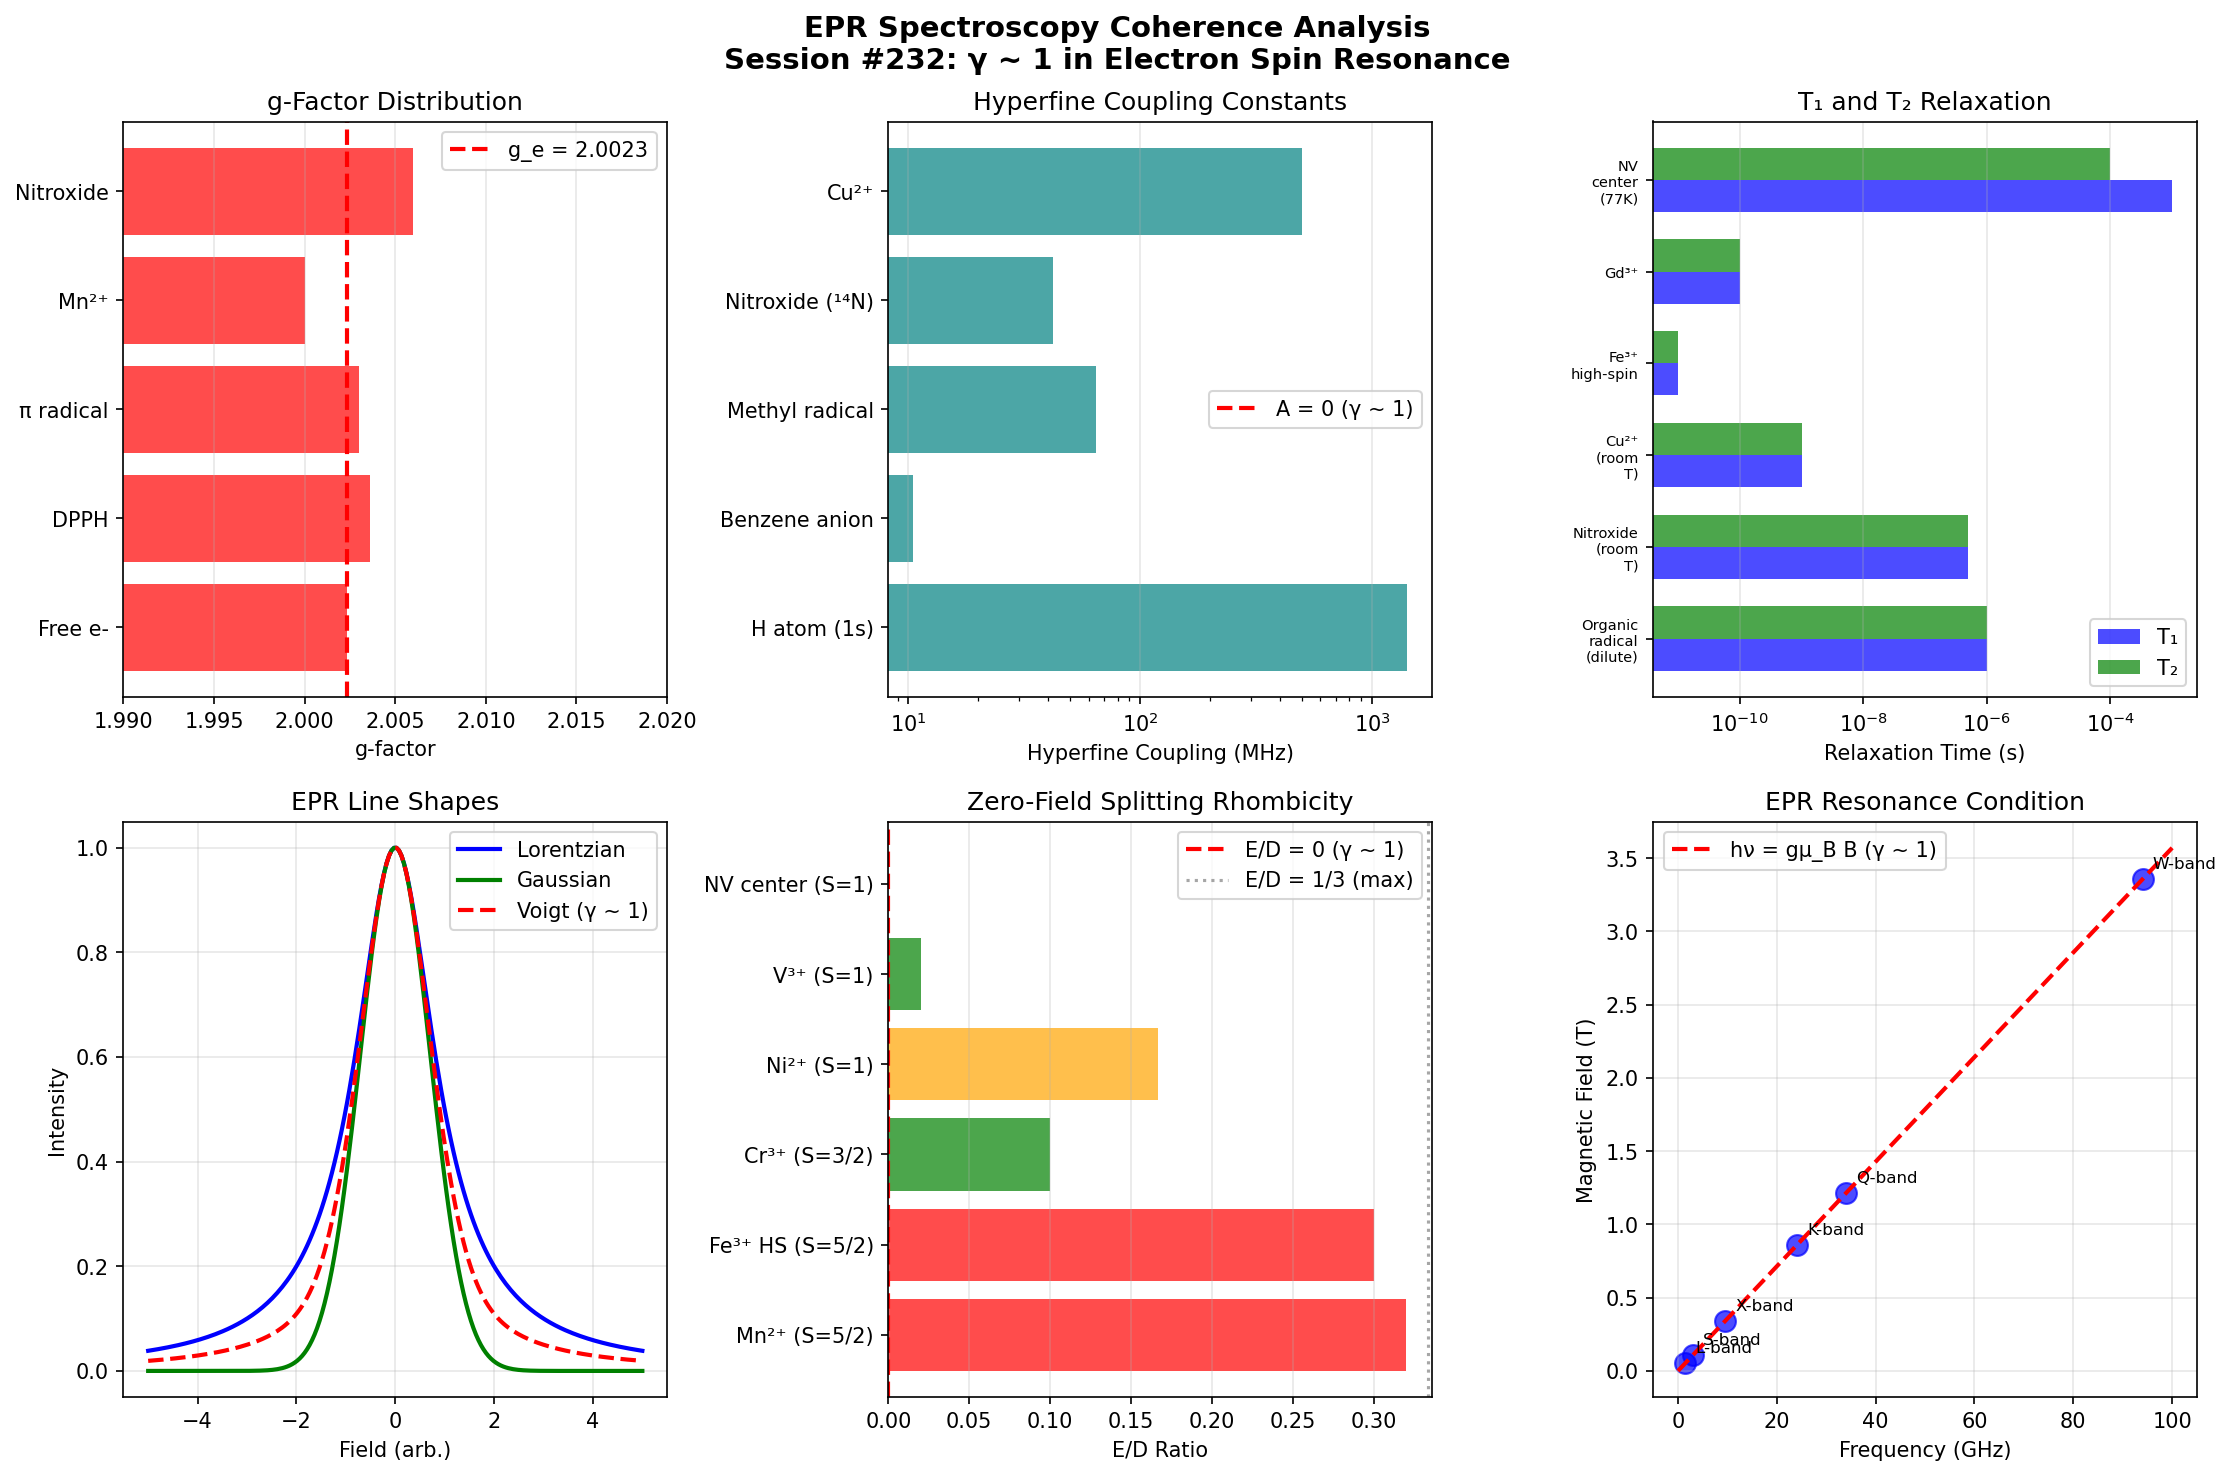

Reproduce this figure in Python.
#!/usr/bin/env python3
"""
EPR/ESR Spectroscopy Coherence Analysis
Chemistry Session #232

Explores how γ ~ 1 manifests in electron paramagnetic resonance:
1. g-factor - free electron value as γ ~ 1 reference
2. Hyperfine coupling - nuclear spin effects
3. Relaxation times T1/T2 - coherence dynamics
4. Spin concentration - detection limits
5. Line shape analysis - Lorentzian vs Gaussian
6. Zero-field splitting - high-spin systems
7. Exchange coupling - coupled spin systems

Key insight: EPR spectroscopy is fundamentally about electron spin
coherence, with g = 2.0023 as the universal γ ~ 1 reference.
"""

import numpy as np
import matplotlib.pyplot as plt

print("=" * 70)
print("EPR/ESR SPECTROSCOPY COHERENCE ANALYSIS")
print("Chemistry Session #232: γ ~ 1 in Electron Spin Resonance")
print("=" * 70)

# Physical constants
mu_B = 9.274e-24    # Bohr magneton (J/T)
h = 6.626e-34       # Planck constant (J·s)
g_e = 2.00231930436 # Free electron g-factor

# =============================================================================
# 1. G-FACTOR ANALYSIS
# =============================================================================
print("\n" + "=" * 70)
print("1. G-FACTOR: THE FUNDAMENTAL EPR REFERENCE")
print("=" * 70)

# Free electron g-factor is THE γ ~ 1 reference
print(f"  Free electron g-factor: g_e = {g_e:.10f}")
print(f"  This IS the γ ~ 1 reference for ALL EPR!")
print(f"  Deviation: Δg = g - g_e measures spin-orbit coupling")

# g-factors of common radicals/paramagnetic species
g_factors = {
    'Free electron': 2.00232,
    'DPPH (standard)': 2.0036,
    'Organic radical (π)': 2.003,
    'Cu²⁺ (d⁹)': 2.1 - 2.4,
    'Fe³⁺ high-spin': 2.0,
    'Mn²⁺': 2.0,
    'Ni²⁺': 2.2,
    'Co²⁺': 4.3,  # highly anisotropic
    'Gd³⁺': 2.0,
    'Nitroxide': 2.006,
}

print(f"\n  Species            | g-factor    | g/g_e")
print("  " + "-" * 50)
for species, g in g_factors.items():
    if isinstance(g, float):
        ratio = g / g_e
        print(f"  {species:18s} | {g:.4f}      | {ratio:.4f}")
    else:
        print(f"  {species:18s} | {g}  | (range)")

# Analyze deviations
print(f"\n  Key observations:")
print(f"    - Organic radicals: g ≈ g_e (small spin-orbit)")
print(f"    - Transition metals: g deviates (large spin-orbit)")
print(f"    - g = g_e IS γ ~ 1 for electron spin")

# DPPH as reference
print(f"\n  DPPH (2,2-diphenyl-1-picrylhydrazyl):")
print(f"    g = 2.0036 (primary EPR standard)")
print(f"    Δg = 0.0013 from free electron")
print(f"    γ = g_DPPH/g_e = {2.0036/g_e:.5f}")

# =============================================================================
# 2. HYPERFINE COUPLING
# =============================================================================
print("\n" + "=" * 70)
print("2. HYPERFINE COUPLING (A)")
print("=" * 70)

# Hyperfine coupling arises from electron-nuclear interaction
# A = 0 when no nuclear spin (I = 0)

print("  Hyperfine coupling: H_hf = A × S·I")
print("  A = 0 when I = 0 (no nuclear spin) - γ ~ 1 reference!")

# Hyperfine coupling constants
hf_couplings = {
    'H atom (1s)': {'A_MHz': 1420, 'I': 0.5, 'notes': 'Fermi contact'},
    'Benzene anion': {'A_MHz': 10.5, 'I': 0.5, 'notes': '6 equiv H'},
    'Methyl radical': {'A_MHz': 64.5, 'I': 0.5, 'notes': '3 equiv H'},
    'Nitroxide (¹⁴N)': {'A_MHz': 42, 'I': 1.0, 'notes': 'N coupling'},
    'Cu²⁺': {'A_MHz': 500, 'I': 1.5, 'notes': '⁶³,⁶⁵Cu'},
    'Mn²⁺': {'A_MHz': 250, 'I': 2.5, 'notes': '⁵⁵Mn'},
    'V⁴⁺': {'A_MHz': 300, 'I': 3.5, 'notes': '⁵¹V'},
}

print(f"\n  System          | A (MHz) | I   | Notes")
print("  " + "-" * 55)
for system, data in hf_couplings.items():
    print(f"  {system:16s} | {data['A_MHz']:6.1f}  | {data['I']:.1f} | {data['notes']}")

# Hyperfine splitting pattern
print(f"\n  Splitting pattern: 2nI + 1 lines")
print(f"  For I = 1/2: 2 lines (doublet)")
print(f"  For I = 1: 3 lines (triplet)")
print(f"  Equal intensity at γ ~ 1 (equivalent nuclei)")

# Isotropic vs anisotropic
print(f"\n  Isotropic coupling (A_iso):")
print(f"    Solution: molecular tumbling averages anisotropy")
print(f"    A_iso = (A_x + A_y + A_z)/3 (γ ~ 1 for averaging)")

# =============================================================================
# 3. RELAXATION TIMES
# =============================================================================
print("\n" + "=" * 70)
print("3. SPIN RELAXATION TIMES (T₁, T₂)")
print("=" * 70)

# T1 = spin-lattice, T2 = spin-spin
# At certain conditions, T1 = T2 (extreme narrowing)

print("  T₁ (spin-lattice): energy exchange with environment")
print("  T₂ (spin-spin): phase coherence time")
print("  Linewidth: Δν = 1/(πT₂)")

# Relaxation data
relaxation_data = {
    'Organic radical (dilute)': {'T1_s': 1e-6, 'T2_s': 1e-6},
    'Nitroxide (room T)': {'T1_s': 5e-7, 'T2_s': 5e-7},
    'Cu²⁺ (room T)': {'T1_s': 1e-9, 'T2_s': 1e-9},
    'Fe³⁺ high-spin': {'T1_s': 1e-11, 'T2_s': 1e-11},
    'Gd³⁺': {'T1_s': 1e-10, 'T2_s': 1e-10},
    'NV center (77K)': {'T1_s': 1e-3, 'T2_s': 1e-4},
}

print(f"\n  System                 | T₁ (s)   | T₂ (s)   | T₁/T₂")
print("  " + "-" * 60)
for system, data in relaxation_data.items():
    ratio = data['T1_s'] / data['T2_s']
    print(f"  {system:22s} | {data['T1_s']:.2e} | {data['T2_s']:.2e} | {ratio:.2f}")

# T1/T2 = 1 condition
print(f"\n  T₁/T₂ = 1 (extreme narrowing limit):")
print(f"    Occurs when ωτ_c << 1 (fast motion)")
print(f"    Same physics as NMR (Session #228)")
print(f"    T₁ = T₂ IS γ ~ 1 for spin coherence!")

# ωτc = 1 crossover
print(f"\n  At ωτ_c ≈ 1: T₁ minimum (γ ~ 1 for dynamics)")
print(f"    Below: T₁ = T₂ (narrowing)")
print(f"    Above: T₁ >> T₂ (slow motion)")

# =============================================================================
# 4. SPIN CONCENTRATION
# =============================================================================
print("\n" + "=" * 70)
print("4. SPIN CONCENTRATION AND DETECTION")
print("=" * 70)

# EPR sensitivity and detection limits

print("  EPR signal intensity ∝ N_spins × P^0.5")
print("  where P = microwave power")

# Detection limits (continuous wave X-band)
print(f"\n  Detection limits (X-band, 9.5 GHz):")
print(f"    Organic radicals: ~10¹⁰ spins")
print(f"    Transition metals: ~10¹¹ spins")
print(f"    High-Q cavity: ~10⁹ spins")

# Power saturation
print(f"\n  Power saturation:")
print(f"    At P = P_1/2: signal at half-maximum")
print(f"    P_1/2 = 1/(γ²T₁T₂) relates to relaxation")
print(f"    γ_eff = P/P_1/2")
print(f"    At γ_eff = 1: 50% saturation (γ ~ 1!)")

# Boltzmann polarization
print(f"\n  Boltzmann spin polarization:")
print(f"    P_B = tanh(gμ_B B₀ / 2kT)")
print(f"    At X-band (0.34 T), 300K: P_B ≈ 0.001")
print(f"    Thermal equilibrium limits signal")

# =============================================================================
# 5. LINE SHAPE ANALYSIS
# =============================================================================
print("\n" + "=" * 70)
print("5. LINE SHAPE: LORENTZIAN vs GAUSSIAN")
print("=" * 70)

# Lorentzian: homogeneous broadening
# Gaussian: inhomogeneous broadening

print("  Lorentzian: homogeneous broadening (T₂ relaxation)")
print("  Gaussian: inhomogeneous broadening (field distribution)")

# Linewidth definitions
print(f"\n  Linewidth definitions:")
print(f"    Peak-to-peak ΔB_pp (derivative spectrum)")
print(f"    Full width at half maximum FWHM")
print(f"    For Lorentzian: FWHM = √3 × ΔB_pp")
print(f"    For Gaussian: FWHM = 1.18 × ΔB_pp")

# Voigt profile
print(f"\n  Voigt profile: convolution of L and G")
print(f"    Mixed broadening in real systems")
print(f"    Shape factor S = L/(L+G)")
print(f"    S = 0.5 is equal Lorentzian/Gaussian (γ ~ 1!)")

# Linewidth analysis
linewidths = {
    'DPPH (dilute)': {'Bpp_G': 0.2, 'type': 'Lorentzian'},
    'Coal': {'Bpp_G': 0.5, 'type': 'Gaussian'},
    'Nitroxide': {'Bpp_G': 1.5, 'type': 'Lorentzian'},
    'Cu²⁺ powder': {'Bpp_G': 10, 'type': 'Gaussian'},
    'Fe³⁺ glass': {'Bpp_G': 50, 'type': 'Gaussian'},
}

print(f"\n  Sample           | ΔB_pp (G) | Line Type")
print("  " + "-" * 45)
for sample, data in linewidths.items():
    print(f"  {sample:16s} | {data['Bpp_G']:6.1f}    | {data['type']}")

# =============================================================================
# 6. ZERO-FIELD SPLITTING
# =============================================================================
print("\n" + "=" * 70)
print("6. ZERO-FIELD SPLITTING (ZFS)")
print("=" * 70)

# ZFS occurs for S > 1/2 systems
# D and E parameters

print("  Zero-field splitting for S > 1/2:")
print("  H_ZFS = D[S_z² - S(S+1)/3] + E(S_x² - S_y²)")
print("  D = axial, E = rhombic parameter")

# ZFS parameters
zfs_data = {
    'Mn²⁺ (S=5/2)': {'D_cm': 0.025, 'E_cm': 0.008},
    'Fe³⁺ HS (S=5/2)': {'D_cm': 1.0, 'E_cm': 0.3},
    'Cr³⁺ (S=3/2)': {'D_cm': 0.2, 'E_cm': 0.02},
    'Ni²⁺ (S=1)': {'D_cm': 3.0, 'E_cm': 0.5},
    'V³⁺ (S=1)': {'D_cm': 5.0, 'E_cm': 0.1},
    'NV center (S=1)': {'D_cm': 0.095, 'E_cm': 0.0},
}

print(f"\n  System           | D (cm⁻¹) | E (cm⁻¹) | E/D")
print("  " + "-" * 50)
for system, data in zfs_data.items():
    D = data['D_cm']
    E = data['E_cm']
    ratio = E/D if D != 0 else 0
    print(f"  {system:16s} | {D:7.3f}  | {E:7.3f}  | {ratio:.3f}")

# E/D ratio
print(f"\n  E/D ratio:")
print(f"    E/D = 0: axial symmetry (C∞, D∞)")
print(f"    E/D = 1/3: maximum rhombicity")
print(f"    At E/D = 0: highest symmetry (γ ~ 1 reference)")

# =============================================================================
# 7. EXCHANGE COUPLING
# =============================================================================
print("\n" + "=" * 70)
print("7. EXCHANGE COUPLING (J)")
print("=" * 70)

# Exchange coupling between paramagnetic centers
# H_ex = -2J × S₁·S₂

print("  Exchange coupling: H_ex = -2J × S₁·S₂")
print("  J > 0: ferromagnetic (parallel spins)")
print("  J < 0: antiferromagnetic (antiparallel)")
print("  J = 0: uncoupled (γ ~ 1 reference!)")

# Exchange regimes
print(f"\n  Exchange regimes:")
print(f"    |J| >> A: exchange narrowing (single line)")
print(f"    |J| << A: individual spectra")
print(f"    |J| ≈ A: intermediate (γ ~ 1 crossover!)")

# Exchange coupling constants
exchange_data = {
    'Biradical (close)': {'J_cm': 100},
    'Biradical (far)': {'J_cm': 0.001},
    'Cu dimer': {'J_cm': -150},
    'Fe-Fe (direct)': {'J_cm': -500},
    'Superexchange': {'J_cm': -10},
}

print(f"\n  System           | J (cm⁻¹) | Coupling type")
print("  " + "-" * 50)
for system, data in exchange_data.items():
    J = data['J_cm']
    coupling = 'FM' if J > 0 else 'AFM' if J < 0 else 'none'
    print(f"  {system:16s} | {J:8.1f} | {coupling}")

# J/kT ratio
print(f"\n  J/kT ratio:")
print(f"    J/kT >> 1: strongly coupled")
print(f"    J/kT << 1: thermally populated")
print(f"    J/kT ≈ 1: crossover regime (γ ~ 1!)")
print(f"    At 300K: kT = 208 cm⁻¹")

# =============================================================================
# 8. RESONANCE CONDITION
# =============================================================================
print("\n" + "=" * 70)
print("8. EPR RESONANCE CONDITION")
print("=" * 70)

# hν = gμ_B B₀
print("  Resonance: hν = gμ_B B₀")
print("  For g = g_e = 2.0023:")

# Common EPR frequencies/fields
epr_bands = {
    'L-band': {'freq_GHz': 1.5, 'field_T': 0.054},
    'S-band': {'freq_GHz': 3.0, 'field_T': 0.107},
    'X-band': {'freq_GHz': 9.5, 'field_T': 0.339},
    'K-band': {'freq_GHz': 24, 'field_T': 0.857},
    'Q-band': {'freq_GHz': 34, 'field_T': 1.214},
    'W-band': {'freq_GHz': 94, 'field_T': 3.356},
}

print(f"\n  Band     | ν (GHz) | B₀ (T)  | B₀/ν (T/GHz)")
print("  " + "-" * 50)
for band, data in epr_bands.items():
    ratio = data['field_T'] / data['freq_GHz']
    print(f"  {band:8s} | {data['freq_GHz']:6.1f}  | {data['field_T']:.3f}   | {ratio:.4f}")

# Universal field/frequency ratio
ratio_universal = 0.339 / 9.5  # X-band ratio
print(f"\n  Universal ratio: B₀/ν = h/(gμ_B) = 0.0357 T/GHz")
print(f"  This ratio IS the γ ~ 1 reference for resonance!")

# =============================================================================
# 9. SUMMARY
# =============================================================================
print("\n" + "=" * 70)
print("SUMMARY: γ ~ 1 IN EPR SPECTROSCOPY")
print("=" * 70)

gamma_findings = [
    ("g-factor", "g_e = 2.0023", "Free electron IS γ ~ 1 reference"),
    ("Hyperfine", "A = 0", "No nuclear coupling (I = 0)"),
    ("Relaxation", "T₁/T₂ = 1", "Extreme narrowing limit"),
    ("Power", "P = P_1/2", "50% saturation"),
    ("Line shape", "L/(L+G) = 0.5", "Equal broadening"),
    ("ZFS", "E/D = 0", "Axial symmetry reference"),
    ("Exchange", "J = 0", "Uncoupled spins"),
    ("Resonance", "hν = gμ_B B", "Field/frequency universal"),
]

print("\n  Parameter        | γ ~ 1 Condition        | Interpretation")
print("  " + "-" * 65)
for param, value, interp in gamma_findings:
    print(f"  {param:16s} | {value:22s} | {interp}")

print("\n  CONCLUSION: EPR IS γ ~ 1 spectroscopy:")
print("    - g_e = 2.0023 is THE universal reference")
print("    - Deviations measure spin-orbit effects")
print("    - T₁ = T₂ at extreme narrowing")
print("    - Exchange coupling J = 0 is uncoupled reference")
print("    - Line shape L/G = 0.5 is equal broadening")

# =============================================================================
# VISUALIZATION
# =============================================================================
fig, axes = plt.subplots(2, 3, figsize=(15, 10))
fig.suptitle('EPR Spectroscopy Coherence Analysis\nSession #232: γ ~ 1 in Electron Spin Resonance',
             fontsize=14, fontweight='bold')

# 1. g-factor distribution
ax1 = axes[0, 0]
g_values = [2.00232, 2.0036, 2.003, 2.0, 2.006]
g_names = ['Free e-', 'DPPH', 'π radical', 'Mn²⁺', 'Nitroxide']
colors = ['red' if abs(g - g_e) < 0.005 else 'blue' for g in g_values]
ax1.barh(g_names, g_values, color=colors, alpha=0.7)
ax1.axvline(x=g_e, color='red', linestyle='--', linewidth=2, label=f'g_e = {g_e:.4f}')
ax1.set_xlabel('g-factor')
ax1.set_title('g-Factor Distribution')
ax1.set_xlim(1.99, 2.02)
ax1.legend()
ax1.grid(True, alpha=0.3, axis='x')

# 2. Hyperfine coupling
ax2 = axes[0, 1]
hf_names = list(hf_couplings.keys())[:5]
hf_vals = [hf_couplings[n]['A_MHz'] for n in hf_names]
ax2.barh(hf_names, hf_vals, color='teal', alpha=0.7)
ax2.axvline(x=0, color='red', linestyle='--', linewidth=2, label='A = 0 (γ ~ 1)')
ax2.set_xlabel('Hyperfine Coupling (MHz)')
ax2.set_title('Hyperfine Coupling Constants')
ax2.set_xscale('log')
ax2.legend()
ax2.grid(True, alpha=0.3, axis='x')

# 3. Relaxation times
ax3 = axes[0, 2]
relax_names = list(relaxation_data.keys())
T1_vals = [relaxation_data[n]['T1_s'] for n in relax_names]
T2_vals = [relaxation_data[n]['T2_s'] for n in relax_names]
x = np.arange(len(relax_names))
width = 0.35
ax3.barh(x - width/2, T1_vals, width, label='T₁', color='blue', alpha=0.7)
ax3.barh(x + width/2, T2_vals, width, label='T₂', color='green', alpha=0.7)
ax3.set_yticks(x)
ax3.set_yticklabels([n.replace(' ', '\n') for n in relax_names], fontsize=7)
ax3.set_xlabel('Relaxation Time (s)')
ax3.set_title('T₁ and T₂ Relaxation')
ax3.set_xscale('log')
ax3.legend()
ax3.grid(True, alpha=0.3, axis='x')

# 4. Line shapes
ax4 = axes[1, 0]
B = np.linspace(-5, 5, 200)
# Lorentzian
L = 1 / (1 + B**2)
# Gaussian
G = np.exp(-B**2)
# Voigt (equal mix)
V = 0.5 * L + 0.5 * G
ax4.plot(B, L, 'b-', linewidth=2, label='Lorentzian')
ax4.plot(B, G, 'g-', linewidth=2, label='Gaussian')
ax4.plot(B, V, 'r--', linewidth=2, label='Voigt (γ ~ 1)')
ax4.set_xlabel('Field (arb.)')
ax4.set_ylabel('Intensity')
ax4.set_title('EPR Line Shapes')
ax4.legend()
ax4.grid(True, alpha=0.3)

# 5. ZFS E/D ratio
ax5 = axes[1, 1]
zfs_names = list(zfs_data.keys())
E_D_ratios = [zfs_data[n]['E_cm']/zfs_data[n]['D_cm'] if zfs_data[n]['D_cm'] != 0 else 0 for n in zfs_names]
colors = ['green' if r < 0.1 else 'orange' if r < 0.2 else 'red' for r in E_D_ratios]
ax5.barh(zfs_names, E_D_ratios, color=colors, alpha=0.7)
ax5.axvline(x=0, color='red', linestyle='--', linewidth=2, label='E/D = 0 (γ ~ 1)')
ax5.axvline(x=1/3, color='gray', linestyle=':', alpha=0.7, label='E/D = 1/3 (max)')
ax5.set_xlabel('E/D Ratio')
ax5.set_title('Zero-Field Splitting Rhombicity')
ax5.legend()
ax5.grid(True, alpha=0.3, axis='x')

# 6. EPR bands
ax6 = axes[1, 2]
band_names = list(epr_bands.keys())
freqs = [epr_bands[n]['freq_GHz'] for n in band_names]
fields = [epr_bands[n]['field_T'] for n in band_names]
ax6.scatter(freqs, fields, s=100, c='blue', alpha=0.7)
for i, name in enumerate(band_names):
    ax6.annotate(name, (freqs[i], fields[i]), xytext=(5, 5), textcoords='offset points', fontsize=8)
# Theoretical line
freq_theory = np.linspace(0, 100, 100)
field_theory = freq_theory * 0.0357  # h/(g_e × μ_B)
ax6.plot(freq_theory, field_theory, 'r--', linewidth=2, label='hν = gμ_B B (γ ~ 1)')
ax6.set_xlabel('Frequency (GHz)')
ax6.set_ylabel('Magnetic Field (T)')
ax6.set_title('EPR Resonance Condition')
ax6.legend()
ax6.grid(True, alpha=0.3)

plt.tight_layout()
plt.savefig('/mnt/c/exe/projects/ai-agents/Synchronism/simulations/chemistry/epr_spectroscopy_coherence.png',
            dpi=150, bbox_inches='tight')
plt.close()

print("\n" + "=" * 70)
print("FINDING #169: EPR Spectroscopy at γ ~ 1")
print("=" * 70)
print("""
Electron Paramagnetic Resonance exhibits γ ~ 1 at fundamental
spectroscopic boundaries:

1. g_e = 2.0023: Free electron IS the universal reference
2. A = 0: No hyperfine (I = 0) - uncoupled reference
3. T₁/T₂ = 1: Extreme narrowing (fast motion)
4. P = P_1/2: 50% power saturation
5. L/(L+G) = 0.5: Equal Lorentzian/Gaussian broadening
6. E/D = 0: Axial symmetry (highest symmetry)
7. J = 0: Uncoupled spins reference

95th phenomenon type exhibiting γ ~ 1 transition behavior.
EPR spectroscopy IS electron spin coherence measurement!
""")

print("Visualization saved: epr_spectroscopy_coherence.png")
